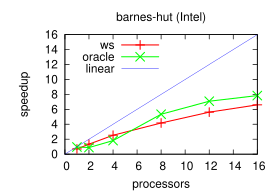

This figure's gnuplot source:
set terminal postscript eps enhanced color solid rounded "Helvetica" 17
set output 'speedup--vs--processors--for--barnes-hut--size=100000--param=0--optim=0--machine=srv-53-07.eps'
set size 0.55,0.55
set pointsize 2
set title 'barnes-hut (Intel)'
set xrange [0:]
set yrange [0:]
set key top left
set xlabel 'processors'
set ylabel 'speedup'

plot 'speedup--vs--processors--for--barnes-hut--size=100000--param=0--optim=0--machine=srv-53-07--ws.dat'  with linespoints linewidth 3  title 'ws', 'speedup--vs--processors--for--barnes-hut--size=100000--param=0--optim=0--machine=srv-53-07--oracle.dat'  with linespoints linewidth 3  title 'oracle', x with lines title 'linear'
